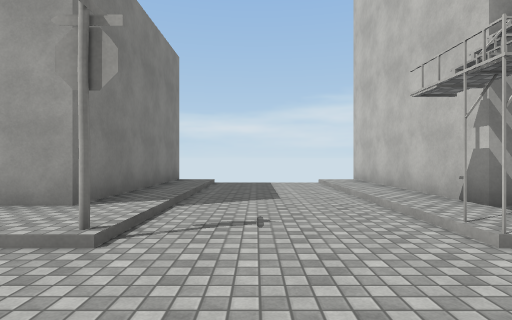
View 1 (above)

17 first-person views from a walk through a Unity game level. The camera is 1.3 m above the floor, looks level and sees 80° across. The floor is counted in squares, 2 m on a side. Each view is taken from the middle of a square. On the plan, view 1 faces up. The plan holds only what a view shows up to about 10 squares ahead; the rest is blank. The place goes on beyond the plan. The player is left out. Surface patterns are stand-ins for the level's own textures.

View 2
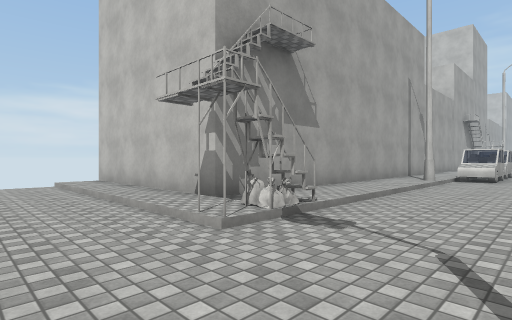

View 3
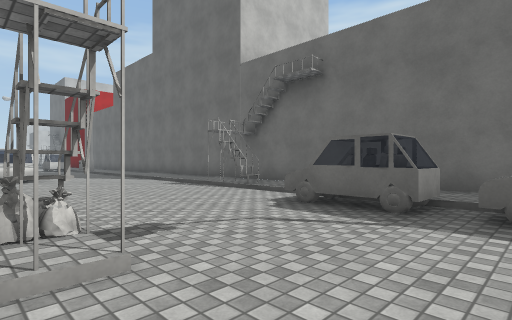

View 4
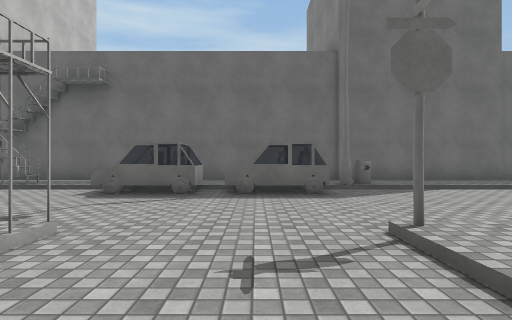

View 5
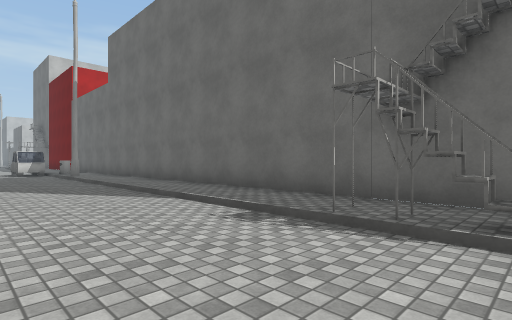

View 6
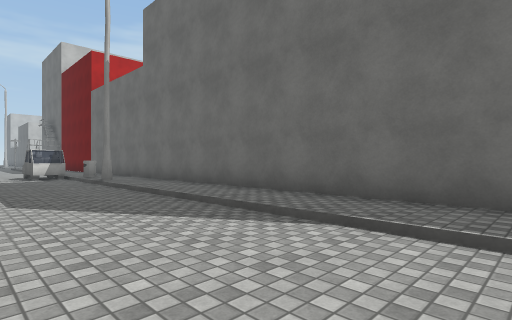

View 7
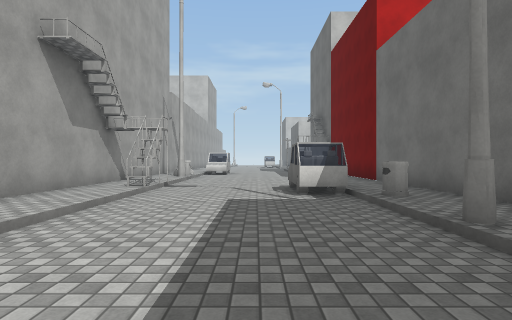

View 8
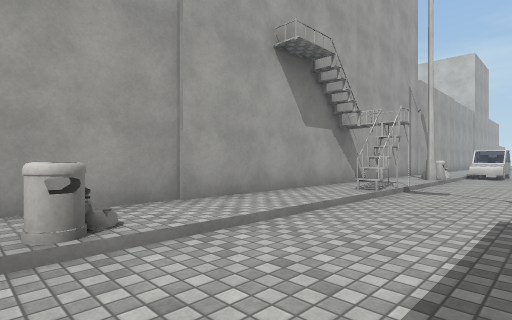

View 9
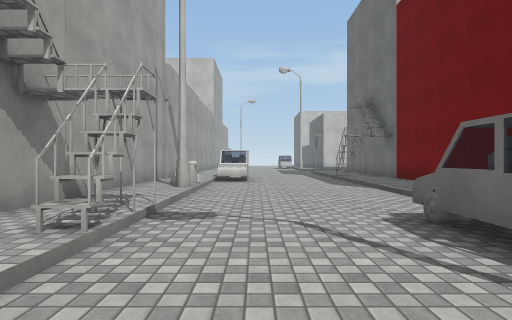

View 10
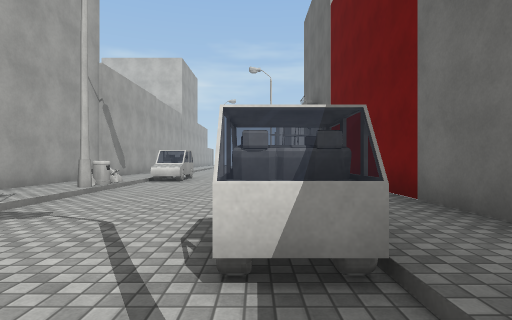

View 11
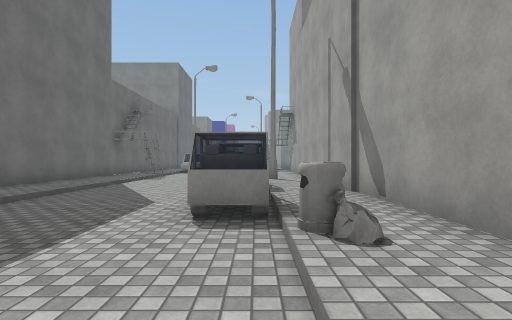

View 12
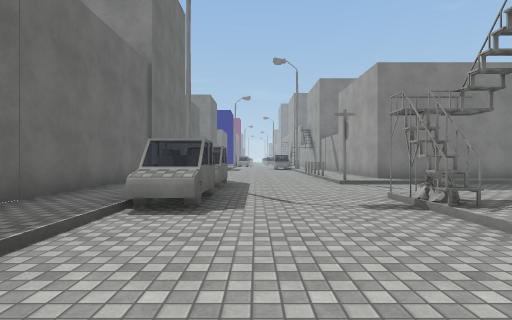

View 13
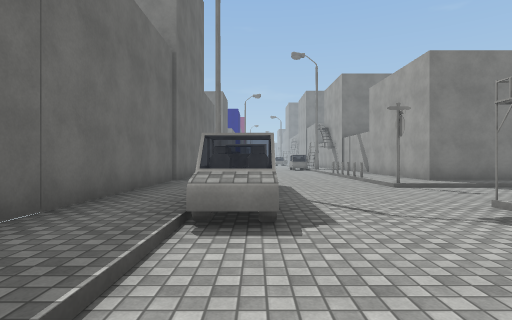

View 14
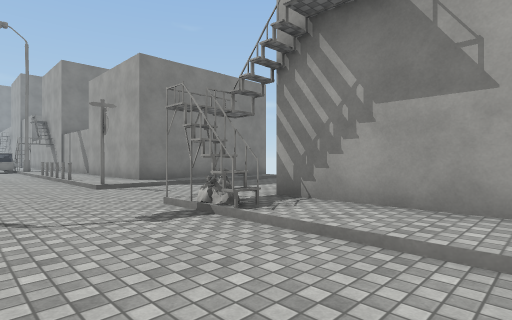

View 15
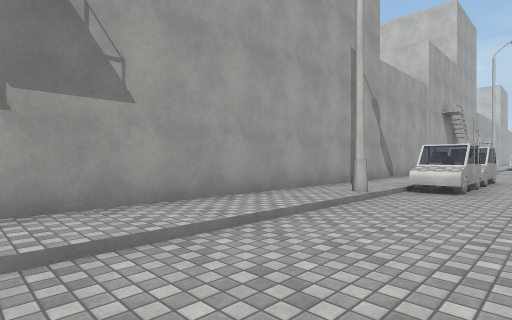

View 16
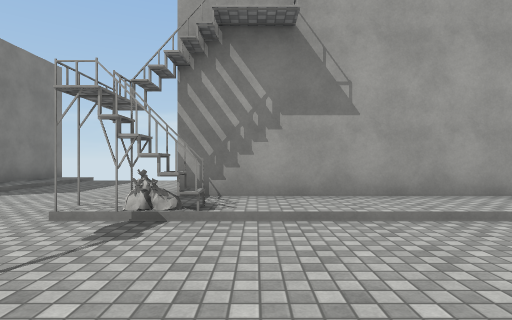

View 17
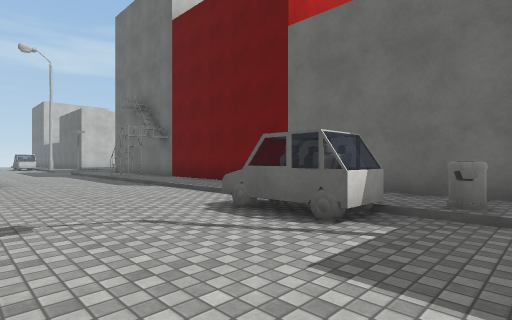

### Floor plan
Key: @ floor where view 1 was taken; # wall or solid block; x gap in a wall; . main floor; : floor 0.25 m higher than the main floor; / step, stairs or slope; C car; B bin; O other object.
Columns run from 4 left of view 1 to 28 right of it. Each row starts with its distance up from view 1.
  9   x    #
  8  #:/../#
  7  #:/../#
  6  #:/../#
  5  #:/../#
  4 ##:/../##########################
  3 :::/../O:::::::::::B/:::::::#O:::
  2 O..O..#........CCCC......#...BOCC
  1 .............................O...
  0 ....@............................
 -1 ...CCCCC................CC.......
 -2 ::BC:::::/#::::::::::#:BC::::::::
 -3 ##:::::::::::::::::::::::::::::::
 -4  ################################

Where each view was taken, in squares from view 1:
view 1: 0 up, 0 right, facing up
view 2: 0 up, 0 right, facing up-right
view 3: 3 up, 0 right, facing down-right
view 4: 5 up, 0 right, facing down
view 5: 1 up, 5 right, facing down-right
view 6: 1 up, 8 right, facing down-right
view 7: 0 up, 14 right, facing right
view 8: 0 up, 15 right, facing up-right
view 9: 1 up, 18 right, facing right
view 10: 1 down, 18 right, facing right
view 11: 2 up, 18 right, facing left
view 12: 0 up, 7 right, facing left
view 13: 1 down, 6 right, facing left
view 14: 0 up, 6 right, facing up-left
view 15: 0 up, 4 right, facing up-right
view 16: 1 down, 4 right, facing up
view 17: 2 up, 18 right, facing down-right
